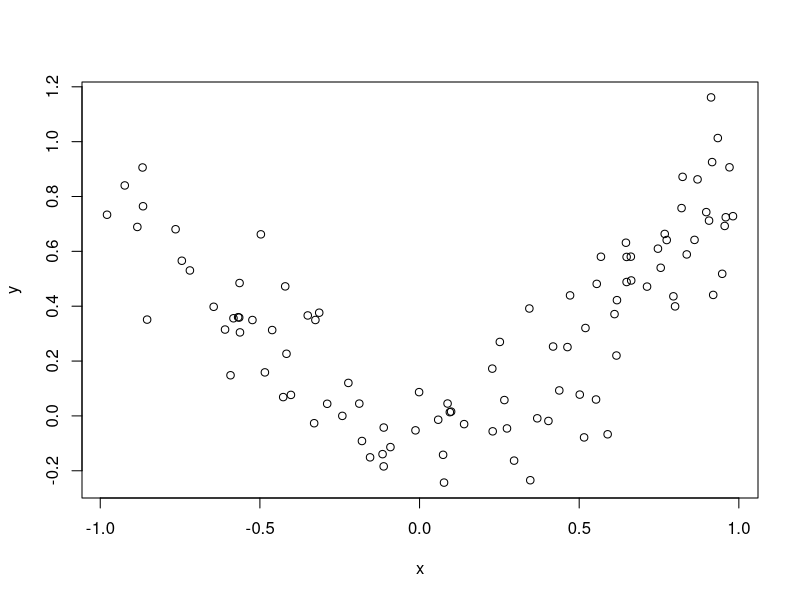
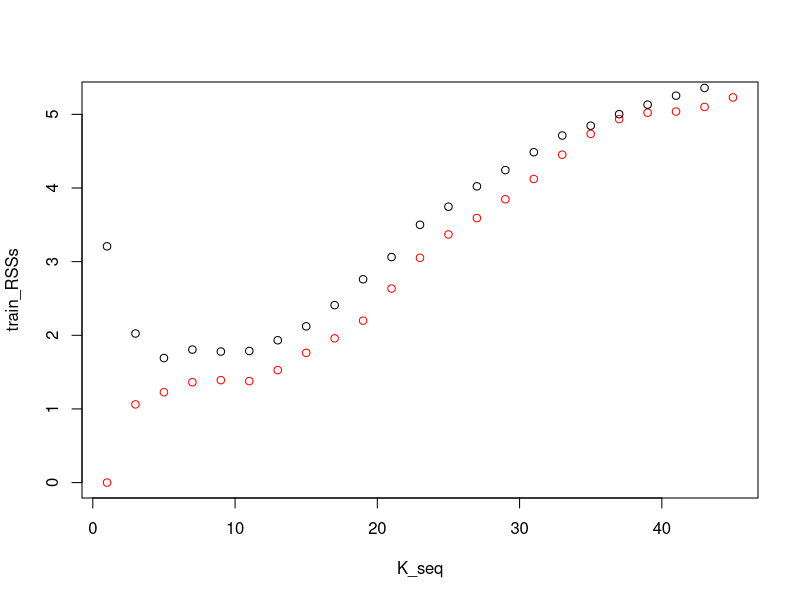
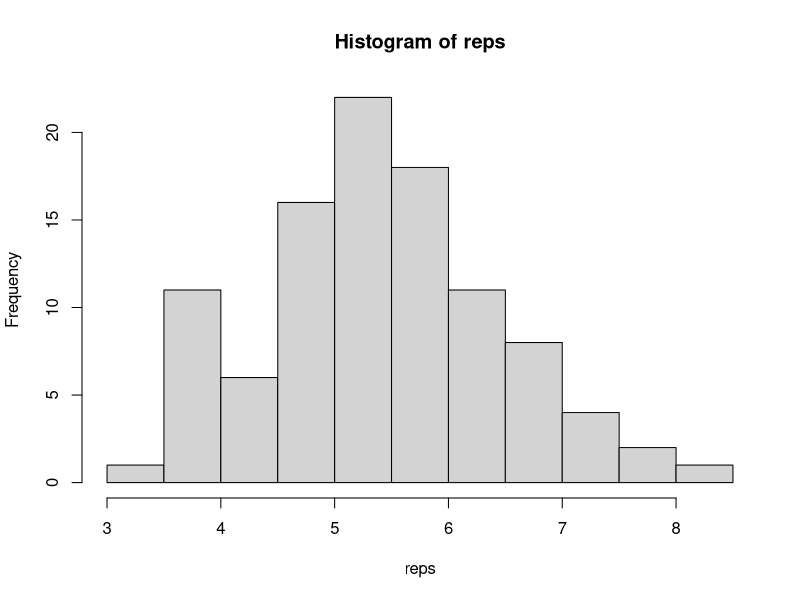

Source code (R) for these figures, in order:
## ---- chunk 1
    library('FNN')
## ---- chunk 2
x = array(sort(runif(100,-1,1)),c(100,1))
y = x^2 + rnorm(100,0,1/5)
plot(x,y)
## ---- chunk 3
train_ss = sample(nrow(x),floor(nrow(x)/2))
val_ss = setdiff(1:nrow(x),train_ss)
## ---- chunk 4
trainx = x[train_ss,,drop=FALSE]
valx = x[val_ss,,drop=FALSE]
trainy = y[train_ss,,drop=FALSE]
valy = y[val_ss,,drop=FALSE]

evaluate = function(pred_x,pred_y,K=10){
    knn_mod = knn.reg(train=trainx,test=pred_x,y=trainy,k=K)
    RSS = sum((knn_mod$pred - pred_y)^2)
    return(RSS)
}
## ---- chunk 5
K_seq = seq(1,46,2)
## ---- chunk 6
train_RSSs = sapply(K_seq,function(K)evaluate(trainx,trainy,K=K))
val_RSSs = sapply(K_seq,function(K)evaluate(valx,valy,K=K))
## ---- chunk 7
plot(K_seq,train_RSSs,col='red')
points(K_seq,val_RSSs)
## ---- chunk 8
K_hat = K_seq[which.min(val_RSSs)]
K_hat
## ---- chunk 9
min(val_RSSs)
## ---- chunk 10
testx = array(sort(runif(50,-1,1)),c(50,1))
testy = testx^2 + rnorm(50,0,1/5)
best_knn = knn.reg(train=trainx,test=testx,y=trainy,k=K_hat)
pred_y_ind = best_knn$pred
sum((pred_y_ind - testy)^2) #RSS
## ---- chunk 11
reps = replicate(100,{
    x_ind = array(sort(runif(50,-1,1)),c(100,1))
    y_ind = x_ind^2 + rnorm(50,0,1/5)
    best_knn = knn.reg(train=trainx,test=x_ind,y=trainy,k=K_hat)
pred_y_ind = best_knn$pred
    sum((pred_y_ind - y_ind)^2)
})
hist(reps)
## ---- chunk 12
